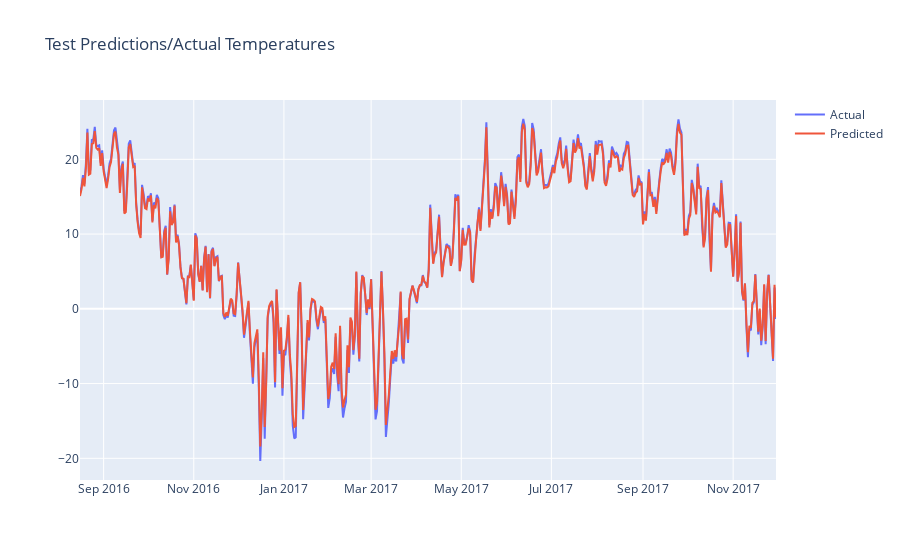
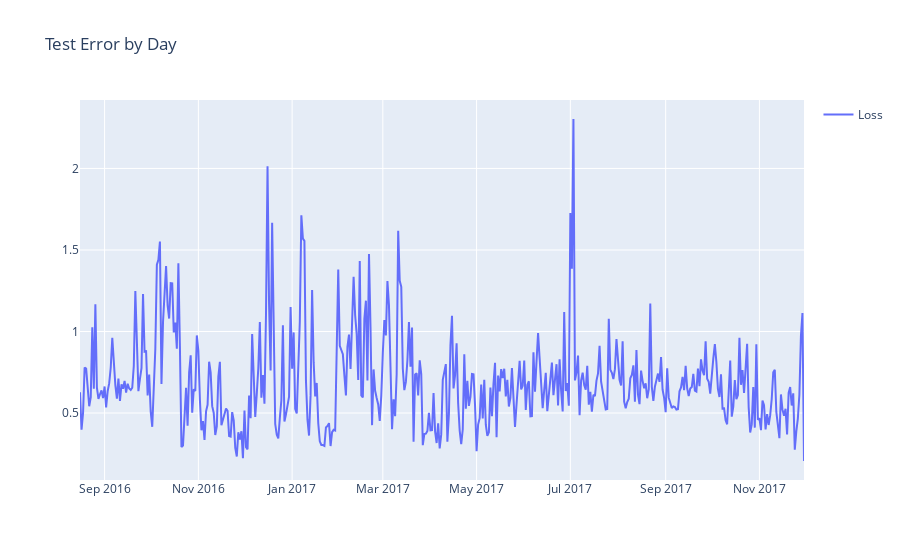

Notebook cell for these charts, in order:
### Code cell
plot()

### Figure 1 — Plotly figure (JSON) as saved in the notebook; plotly's stock layout.template omitted (floating-point values rounded to 4 significant figures; data arrays with more than 128 entries replaced by an {"elided": "..."} marker saying what was removed)
{"data": [{"name": "Actual", "type": "scatter", "x": {"elided": "472 str values"}, "y": {"elided": "472 float values"}}, {"name": "Predicted", "type": "scatter", "x": {"elided": "472 str values"}, "y": {"elided": "472 float values"}}], "layout": {"showlegend": true, "title": {"text": "Test Predictions/Actual Temperatures"}}}

### Figure 2 — Plotly figure (JSON) as saved in the notebook; plotly's stock layout.template omitted (floating-point values rounded to 4 significant figures; data arrays with more than 128 entries replaced by an {"elided": "..."} marker saying what was removed)
{"data": [{"name": "Loss", "type": "scatter", "x": {"elided": "472 str values"}, "y": {"elided": "472 float values"}}], "layout": {"showlegend": true, "title": {"text": "Test Error by Day"}}}
